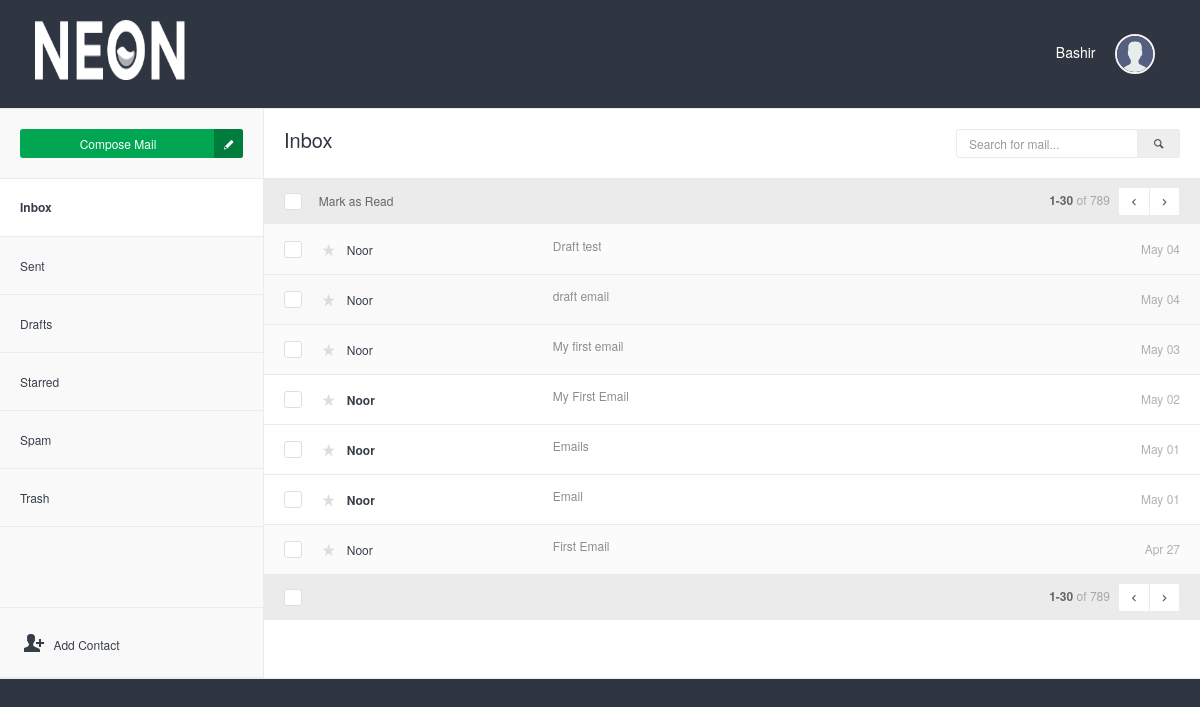
Before: /inbox.php (signed in) with the older database file.
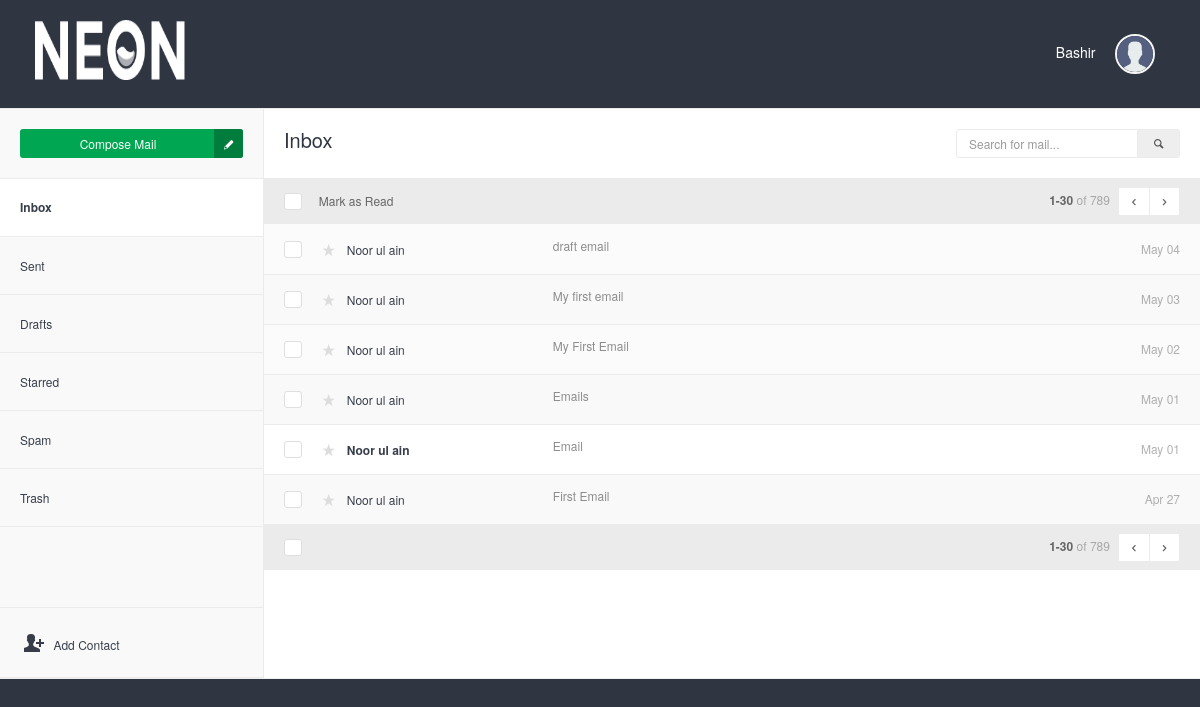
After: the same page with the newer database file.
### tables this page shows
CREATE TABLE `user` (
  `id` int(11) NOT NULL,
  `username` varchar(250) NOT NULL,
  `email` varchar(250) NOT NULL,
  `full_name` varchar(250) NOT NULL,
  `phone` varchar(250) NOT NULL,
  `password` varchar(250) NOT NULL,
  `image` varchar(500) NOT NULL
);

CREATE TABLE `emails` (
  `id` int(11) NOT NULL,
  `senderID` int(11) NOT NULL,
  `senderEmail` varchar(250) NOT NULL,
  `emailSubject` mediumtext NOT NULL,
  `emailBody` longtext NOT NULL,
  `receiverID` int(11) NOT NULL,
  `receiverEmail` varchar(250) NOT NULL,
  `date` varchar(50) NOT NULL DEFAULT current_timestamp(),
  `time` varchar(50) NOT NULL,
  `read_status` int(1) NOT NULL DEFAULT 0,
  `spam` int(1) NOT NULL DEFAULT 0
);

### support/session.php (called while the page is built, shortened)
<?php
include 'connection.php';
if(isset($_SESSION['login_user'])){
    $login_user= $_SESSION['login_user'];
    $query = "SELECT  * from user where email = '$login_user'" ;
    $result = mysqli_query($con, $query);
    $row = mysqli_fetch_assoc($result);
    $userEmail = $row['email'];
    $fullName = $row['full_name'];
    $image = $row['image'];
}else{
    header('Location: index.php');
}
?>

### support/inbox_action.php (called while the page is built)
<?php
include 'connection.php';
$select = "SELECT * FROM `emails` where `receiverEmail` = '$userEmail' && `spam` = '0' ORDER BY `date` DESC, `time` DESC";
$result = mysqli_query($con, $select);
?>

### inbox.php (the view, shortened to what this page needs)
<?php
include('support/connection.php');
include('support/session.php');
include('support/inbox_action.php');
?>
<!DOCTYPE html>
<html lang="en">
    <head>
        <link rel="stylesheet" href="assets/js/jquery-ui/css/no-theme/jquery-ui-1.10.3.custom.min.css" id="style-resource-1">
        <link rel="stylesheet" href="assets/css/font-icons/entypo/css/entypo.css" id="style-resource-2">
        <link rel="stylesheet" href="assets/css/bootstrap.css" id="style-resource-4">
        <link rel="stylesheet" href="assets/css/neon-core.css" id="style-resource-5">
        <link rel="stylesheet" href="assets/css/neon-theme.css" id="style-resource-6">
        <link rel="stylesheet" href="assets/css/neon-forms.css" id="style-resource-7">
        <link rel="stylesheet" href="assets/css/custom.css" id="style-resource-8">
    </head>
    <body class="page-body" data-url="https://demo.neontheme.com">
        <div class="page-container">
            <div class="main-content" style="background-color: #303641" >
                <?php include ('topbar.php') ?>
                <div class="mail-env" style="background-color: white">
                    <div class="mail-body"> <div class="mail-header">
                        <h3 class="mail-title">Inbox </h3>
                        <form method="get" role="form" class="mail-search">
                            <div class="input-group"> <input type="text" class="form-control" name="s" placeholder="Search for mail..." />
                                <div class="input-group-addon"> <i class="entypo-search"></i> </div>
                            </div>
                        </form>
                    </div>
                    <table class="table mail-table">
                        <thead>
                            <tr>
                                <th width="5%"> <div class="checkbox checkbox-replace"> <input type="checkbox" /> </div> </th>
                                <th colspan="4">
                                    <div class="mail-select-options">Mark as Read</div>
                                    <div class="mail-pagination" colspan="2">
                                        <strong>1-30</strong> <span>of 789</span>
                                        <div class="btn-group">
                                            <a href="#" class="btn btn-sm btn-white">
                                                <i class="entypo-left-open"></i>
                                            </a>
                                            <a href="#" class="btn btn-sm btn-white">
                                                <i class="entypo-right-open"></i>
                                            </a>
                                        </div>
                                    </div>
                                </th>
                            </tr>
                        </thead>
                        <tbody>
                            <?php
                                if(mysqli_num_rows($result) > 0){
                                 while($row = $result->fetch_assoc()){
                                    $id =  $row['id'];
                                    $date = $row['date'];
                                    $time = $row['time'];
                                    $readStatus = $row['read_status'];
                                    $senderEmail = $row['senderEmail'];
                                    $emailSubject = $row['emailSubject'];
                                    $timezone = new DateTime("now", new DateTimeZone('Asia/Karachi') );
                                    $current_date =  $timezone->format('M d');
                                    if($current_date == $date) {
                                        $datetime = $time;
                                    }else{
                                        $datetime = $date;
                                    }
                                    $sql_ = "SELECT `full_name` FROM `user` WHERE email = '$senderEmail'";
                                    $result_ = mysqli_query($con, $sql_);
                                    $r = mysqli_fetch_assoc($result_);
                                    $sendName = $r['full_name'];
                                    $sql_2 = "SELECT * FROM `starred` WHERE `email_id` = '$id' AND `userEmail` = '$userEmail' AND `status` = 'inbox'";
                                    $result_2 = mysqli_query($con, $sql_2);
                                    if(mysqli_num_rows($result_2) > 0){
                                        $favorite = true;
                                    }else{
                                        $favorite = false;
                                    }
                            ?>
                                <tr <?php if($readStatus == 0){ ?> class="unread" <?php } ?> >
                                    <td> <div class="checkbox checkbox-replace"> <input type="checkbox" /> </div> </td>
                                    <td class="col-name">
                                        <a href="support/starred_email.php?id=<?php echo $id; ?>&action=<?php if($favorite == false){ echo 'add'; }else{ echo 'remove'; }  ?>&status=<?php echo 'inbox'; ?>"
                                            class="star <?php if($favorite == true){ ?> stared <?php } ?>" >
                                            <i class="entypo-star"></i>
                                        </a>
                                        <a href="message.php?id=<?php echo $id; ?>&action=<?php echo 'receiveEmail'; ?>" class="col-name"><?php echo $sendName; ?> &nbsp;
                                        </a>
                                    </td>
                                    <td class="col-subject"> <a href="message.php?id=<?php echo $id; ?>&action=<?php echo 'receiveEmail'; ?>"><?php echo $emailSubject; ?></a> </td>
                                    <td class="col-time"><?php echo $datetime; ?></td>
                                </tr>
                            <?php } } ?>
                        </tbody>
                        <tfoot>
                            <tr>
                                <th width="5%"> <div class="checkbox checkbox-replace"> <input type="checkbox" /> </div> </th>
                                <th colspan="4">
                                    <div class="mail-pagination" colspan="2">
                                        <strong>1-30</strong> <span>of 789</span>
                                        <div class="btn-group">
                                            <a href="#" class="btn btn-sm btn-white"><i class="entypo-left-open"></i></a>
                                            <a href="#" class="btn btn-sm btn-white"><i class="entypo-right-open"></i></a>
                                        </div>
                                    </div>
                                </th>
                            </tr>
                        </tfoot>
                    </table>
                </div>
                <?php include ('sidebar.php') ?>
            </div>
            <hr/>
        </div>
    </body>
</html>

### topbar.php (shortened to what this page needs)
<div class="row">
    <div class="col-md-12 col-sm-12 clearfix">
        <div class="col-md-6 col-sm-6 col-xs-6 clearfix">
            <ul class="user-info pull-left pull-none-xsm" >
                <li>
                    <header class="logo-env">
                        <div class="logo">
                            <a href="inbox.php"> <img src="assets/images/logo%402x.png" width="150" height="60" alt="" /> </a>
                        </div>
                    </header>
                </li>
            </ul>
        </div>
        <div class="col-md-6 col-sm-6 col-xs-6 clearfix">
            <ul class="list-inline links-list pull-right">
                <li class="profile-info dropdown">
                    <a href="#" class="dropdown-toggle" data-toggle="dropdown" style="color: white">
                    <?php echo $fullName ?> &nbsp;&nbsp;&nbsp;  <img src="<?php if($image != ""){ echo 'assets/images/'.$image;  }else{ echo 'assets/images/user.png';  }?>"  alt="" class="img-circle" width="40" />
                    </a>
                </li>
            </ul>
        </div>
    </div>
</div>

### sidebar.php (shortened to what this page needs)
<div class="mail-sidebar" >
    <div class="mail-sidebar-row hidden-xs">
        <a href="compose.php" class="btn btn-success btn-icon btn-block">Compose Mail<i class="entypo-pencil"></i> </a>
    </div>
    <ul class="mail-menu">
        <li class="active"> <a href="inbox.php"> Inbox</a> </li>
        <li> <a href="sendEmail.php"> Sent</a> </li>
        <li> <a href="drafts.php">Drafts</a> </li>
        <li> <a href="starredEmail.php"> Starred</a> </li>
        <li> <a href="spam.php">Spam</a> </li>
        <li> <a href="trashEmails.php">Trash</a> </li>
    </ul>
    <div class="mail-distancer"></div>
    <div class="mail-distancer"></div>
    <ul class="mail-menu">
        <li> <a href="javascript:;" onclick="jQuery('#modal-1').modal('show');"><i class="entypo-user-add" style="font-size:20px">  </i>Add Contact</a> </li>
    </ul>
</div>

Changed rows visible on the page:
removed emails: user.full_name "Noor", emailSubject "Draft test", date "May 04"
changed through a linked row, emails "draft email": user.full_name "Noor" → "Noor ul ain"
changed through a linked row, emails "My first email": user.full_name "Noor" → "Noor ul ain"
changed emails "My First Email": user.full_name "Noor" → "Noor ul ain"
changed emails "Emails": user.full_name "Noor" → "Noor ul ain"
changed through a linked row, emails "Email": user.full_name "Noor" → "Noor ul ain"
changed through a linked row, emails "First Email": user.full_name "Noor" → "Noor ul ain"
